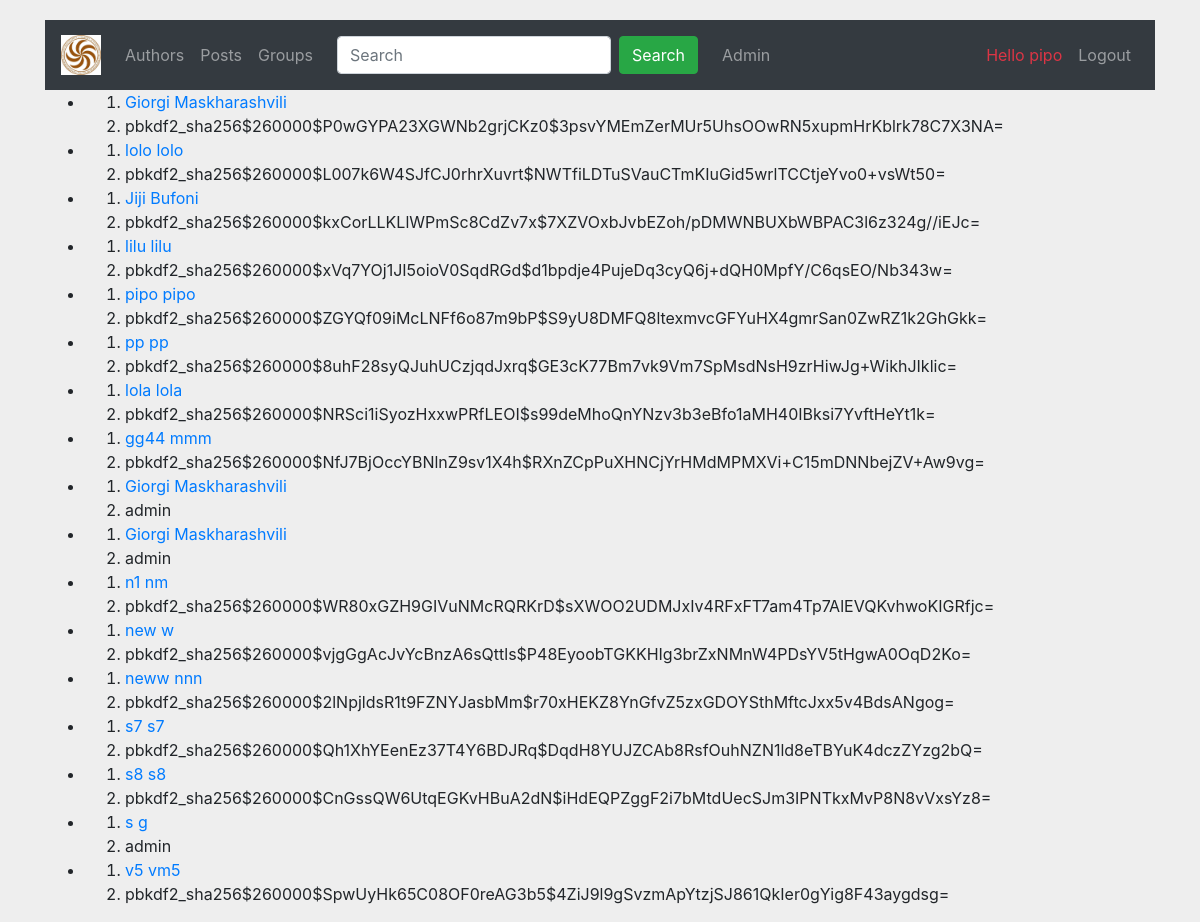
The app's page /users/ (signed in) with its own data.
### user/models.py (models this page shows, shortened)
class Author(User):
    image = models.ImageField(upload_to='profiles', blank=True)
    class Meta:
        verbose_name = _('Author')
        verbose_name_plural = _('Authors')

### user/views.py (the view)
# urls.py: path('', AutorListView.as_view(), name='authors'),
class AutorListView(ListView):
    model = Author

### user/templates/user/author_list.html
{% extends 'base.html' %}
{% block content %}
{% if author_list %}
<ul>
    {% for item in author_list %}
    <li>
        <ol>
            <li><a href="{% url 'author:author' pk=item.pk %}">{{ item.get_full_name }}</a></li>
            <li>{{ item.password }}</li>
        </ol>
    </li>
    {% endfor %}
</ul>
{% else %}
<h3>
    No List
</h3>
{% endif %}
{% endblock %}

### templates/base.html (shortened to what this page needs)
<!DOCTYPE html>
{% load static %}
<html lang="en">
<head>
  <link rel="stylesheet" href="https://maxcdn.bootstrapcdn.com/bootstrap/4.5.2/css/bootstrap.min.css">
  <link rel="stylesheet" href="{% static 'css/style.css' %}">
</head>
<body>
  <div class="container">
    <nav class="navbar navbar-expand-sm bg-dark navbar-dark">
  <a class="navbar-brand" href="{% url 'home' %}">
    <img src="{% static 'bor_jpg.jpg' %}" alt="logo" style="width:40px;">
  </a>
  <ul class="navbar-nav">
    <li class="nav-item">
      <a class="nav-link" href="{% url 'author:authors' %}">Authors</a>
    </li>
    <li class="nav-item">
      <a class="nav-link" href="{% url 'post:posts' %}">Posts</a>
    </li>
    <li class="nav-item">
      <a class="nav-link" href="{% url 'group:groups' %}">Groups</a>
    </li>
  </ul>
  <nav class="navbar navbar-expand-sm bg-dark navbar-dark">
    <form class="form-inline" action="#">
      <input class="form-control mr-sm-2" type="text" placeholder="Search">
      <button class="btn btn-success" type="submit">Search</button>
    </form>
  </nav>
  <ul class="navbar-nav">
  <li class="nav-item">
    <a class="nav-link" href="{% url 'admin:index' %}">Admin</a>
  </li>
  </ul>
  <ul class="navbar-nav ml-auto">
    {% if user.is_authenticated  %}
    <li class="nav-item">
      <a class="nav-link active text-danger" href="#">Hello {{user.first_name}}</a>
    </li>
    <li class="nav-item">
      <a class="nav-link" href="{% url 'author:logout' %}">Logout</a>
    </li>
    {% endif %}
  </ul>
</nav>
{% block content %}
{% endblock %}
</div>
</body>
</html>

### static/css/style.css (style rules this page uses)
body { margin-top:20px; background:#eee; }

### records on screen
Author: get_full_name "Giorgi Maskharashvili", password "pbkdf2_sha256$260000$P0wGYPA23XGWNb2grjCKz0$3psvYMEmZerMUr5UhsOOwRN5xupmHrKblrk78C7X3NA="
Author: get_full_name "lolo lolo", password "pbkdf2_sha256$260000$L007k6W4SJfCJ0rhrXuvrt$NWTfiLDTuSVauCTmKIuGid5wrlTCCtjeYvo0+vsWt50="
Author: get_full_name "Jiji Bufoni", password "pbkdf2_sha256$260000$kxCorLLKLlWPmSc8CdZv7x$7XZVOxbJvbEZoh/pDMWNBUXbWBPAC3l6z324g//iEJc="
Author: get_full_name "lilu lilu", password "pbkdf2_sha256$260000$xVq7YOj1JI5oioV0SqdRGd$d1bpdje4PujeDq3cyQ6j+dQH0MpfY/C6qsEO/Nb343w="
Author: get_full_name "pipo pipo", password "pbkdf2_sha256$260000$ZGYQf09iMcLNFf6o87m9bP$S9yU8DMFQ8ltexmvcGFYuHX4gmrSan0ZwRZ1k2GhGkk="
Author: get_full_name "pp pp", password "pbkdf2_sha256$260000$8uhF28syQJuhUCzjqdJxrq$GE3cK77Bm7vk9Vm7SpMsdNsH9zrHiwJg+WikhJIklic="
Author: get_full_name "lola lola", password "pbkdf2_sha256$260000$NRSci1iSyozHxxwPRfLEOI$s99deMhoQnYNzv3b3eBfo1aMH40IBksi7YvftHeYt1k="
Author: get_full_name "gg44 mmm", password "pbkdf2_sha256$260000$NfJ7BjOccYBNlnZ9sv1X4h$RXnZCpPuXHNCjYrHMdMPMXVi+C15mDNNbejZV+Aw9vg="
Author: get_full_name "Giorgi Maskharashvili", password "admin"
Author: get_full_name "Giorgi Maskharashvili", password "admin"
Author: get_full_name "n1 nm", password "pbkdf2_sha256$260000$WR80xGZH9GIVuNMcRQRKrD$sXWOO2UDMJxIv4RFxFT7am4Tp7AlEVQKvhwoKIGRfjc="
Author: get_full_name "new w", password "pbkdf2_sha256$260000$vjgGgAcJvYcBnzA6sQttls$P48EyoobTGKKHIg3brZxNMnW4PDsYV5tHgwA0OqD2Ko="
Author: get_full_name "neww nnn", password "pbkdf2_sha256$260000$2lNpjldsR1t9FZNYJasbMm$r70xHEKZ8YnGfvZ5zxGDOYSthMftcJxx5v4BdsANgog="
Author: get_full_name "s7 s7", password "pbkdf2_sha256$260000$Qh1XhYEenEz37T4Y6BDJRq$DqdH8YUJZCAb8RsfOuhNZN1ld8eTBYuK4dczZYzg2bQ="
Author: get_full_name "s8 s8", password "pbkdf2_sha256$260000$CnGssQW6UtqEGKvHBuA2dN$iHdEQPZggF2i7bMtdUecSJm3IPNTkxMvP8N8vVxsYz8="
Author: get_full_name "s g", password "admin"
Author: get_full_name "v5 vm5", password "pbkdf2_sha256$260000$SpwUyHk65C08OF0reAG3b5$4ZiJ9l9gSvzmApYtzjSJ861QkIer0gYig8F43aygdsg="

### other values on screen
{{ user.first_name }} "pipo"
